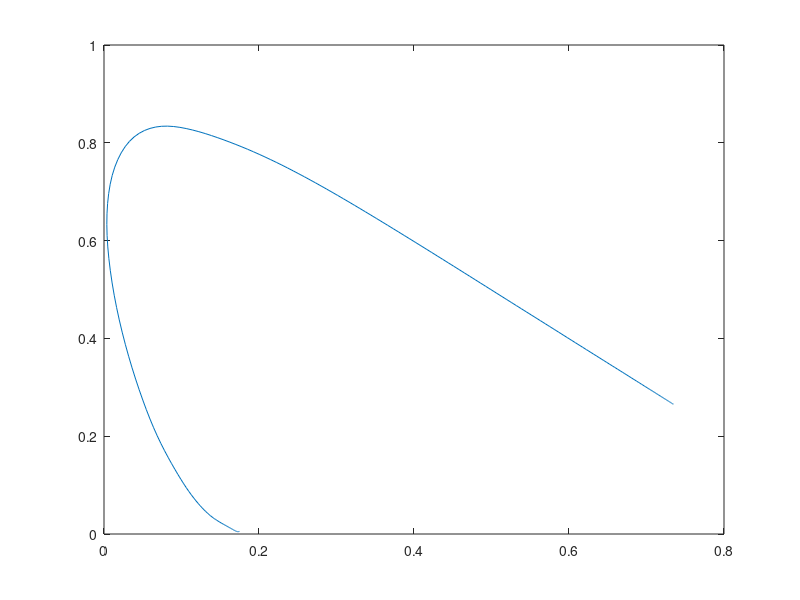

This chart was generated by the following MATLAB code: (Note: this script raises an error after producing the figure.)
function [ChromaticityDiagramFigure ] = Part1_Q1(  )
%Part1_Q1 : Plot the CIE-XYZ chromaticity diagram

%load the supplied variables
load ('xyz.mat');

ChromaticityDiagramFigure = figure('name','Part1_Q1: CIE-XYZ chromaticity diagram');

%Calculating x and y
myxyz = [];
myxyz(:,1) = xyz(:,1)./(xyz(:,1)+xyz(:,2)+xyz(:,3));
myxyz(:,2) = xyz(:,2)./(xyz(:,1)+xyz(:,2)+xyz(:,3));
myxyz(:,3) = xyz(:,3)./(xyz(:,1)+xyz(:,2)+xyz(:,3));

%Plot a line which shows the horse
plot(myxyz(:,1),myxyz(:,2));

%calculating the syze of each primary
n = length(xyz(:,1));

%Reshape the xy Matrix for applying transformation to rgb (Matlab shows
%only rgb)
xyzMatrix = reshape([myxyz],[n 3]);

%xyz to rgb transformation matrix , as showen in class
toRgbMatrix = [0.49 0.31 0.20;
               0.17 0.81 0.01;
               0.00 0.01 0.99];
      
%Applying the transformation
rgb = xyzMatrix/toRgbMatrix;

%Reshaph the matrix to an image dimensions
rgb = reshape([rgb],[n 1 3]);

%Fill the line with the rgb colors
patch(myxyz(:,1),myxyz(:,2),rgb);

end

